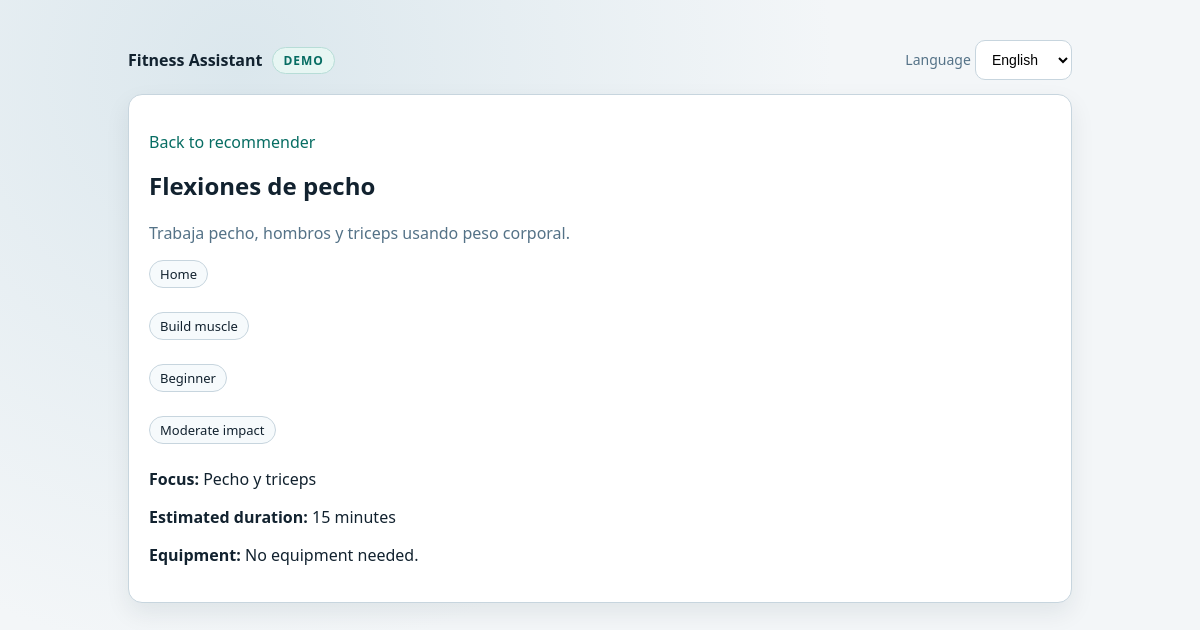
The app's page /polls/ejercicios/2/ with its own data.
### polls/models.py (models this page shows, shortened)
class Exercise(models.Model):
    class Place(models.TextChoices):
        HOME = "HOME", _("Home")
        GYM = "GYM", _("Gym")
        BOTH = "BOTH", _("Home and gym")
    class Goal(models.TextChoices):
        LOSE_FAT = "LOSE_FAT", _("Lose fat")
        GAIN_MUSCLE = "GAIN_MUSCLE", _("Build muscle")
        STRENGTH = "STRENGTH", _("Strength")
        ENDURANCE = "ENDURANCE", _("Endurance")
        MOBILITY = "MOBILITY", _("Mobility")
    class Level(models.TextChoices):
        BEGINNER = "BEGINNER", _("Beginner")
        INTERMEDIATE = "INTERMEDIATE", _("Intermediate")
        ADVANCED = "ADVANCED", _("Advanced")
    class Impact(models.TextChoices):
        LOW = "LOW", _("Low impact")
        MODERATE = "MODERATE", _("Moderate impact")
        HIGH = "HIGH", _("High impact")
    class ContentLanguage(models.TextChoices):
        SPANISH = "es", _("Spanish")
        ENGLISH = "en", _("English")
    name = models.CharField(max_length=120, unique=True)
    description = models.TextField()
    place = models.CharField(
        max_length=8,
        choices=Place.choices,
        default=Place.BOTH,
    )
    goal = models.CharField(max_length=20, choices=Goal.choices)
    level = models.CharField(
        max_length=20,
        choices=Level.choices,
        default=Level.BEGINNER,
    )
    focus_area = models.CharField(max_length=80, default="Full body")
    duration_minutes = models.PositiveSmallIntegerField(default=20)
    impact = models.CharField(
        max_length=8,
        choices=Impact.choices,
        default=Impact.MODERATE,
    )
    content_language = models.CharField(
        max_length=2,
        choices=ContentLanguage.choices,
        default=ContentLanguage.SPANISH,
    )
    requires_equipment = models.BooleanField(default=False)
    equipment_notes = models.CharField(max_length=140, blank=True)
    active = models.BooleanField(default=True)
    created_at = models.DateTimeField(auto_now_add=True)
    updated_at = models.DateTimeField(auto_now=True)
    class Meta:
        ordering = ["duration_minutes", "name"]

### polls/views.py (the view)
def exercise_detail(request, exercise_id):
    exercise = get_object_or_404(Exercise, pk=exercise_id, active=True)
    return render(request, "polls/exercise_detail.html", {"exercise": exercise})

### mysite/context_processors.py (called while the page is built)
def app_meta(_request):
    return {
        "APP_STAGE": getattr(settings, "APP_STAGE", "demo").upper(),
        "DEMO_MODE": getattr(settings, "DEMO_MODE", True),
        "SETTINGS_ENV": getattr(settings, "SETTINGS_ENV", "local"),
    }

### polls/templates/polls/exercise_detail.html (shortened to what this page needs)
{% extends "polls/base.html" %}
{% load i18n %}
{% block content %}
<article class="card">
    <p><a href="{% url 'polls:index' %}">{% trans "Back to recommender" %}</a></p>
    <h1>{{ exercise.name }}</h1>
    <p class="muted">{{ exercise.description }}</p>
    <p><span class="pill">{{ exercise.get_place_display }}</span></p>
    <p><span class="pill">{{ exercise.get_goal_display }}</span></p>
    <p><span class="pill">{{ exercise.get_level_display }}</span></p>
    <p><span class="pill">{{ exercise.get_impact_display }}</span></p>
    <p><strong>{% trans "Focus" %}:</strong> {{ exercise.focus_area }}</p>
    <p><strong>{% trans "Estimated duration" %}:</strong> {{ exercise.duration_minutes }} {% trans "minutes" %}</p>
    {% if exercise.requires_equipment %}
        <p>
            <strong>{% trans "Suggested equipment" %}:</strong>
            {% if exercise.equipment_notes %}{{ exercise.equipment_notes }}{% else %}{% trans "Basic training equipment" %}{% endif %}
        </p>
    {% else %}
        <p><strong>{% trans "Equipment" %}:</strong> {% trans "No equipment needed." %}</p>
    {% endif %}
</article>
{% endblock %}

### polls/templates/polls/base.html (style rules this page uses)
:root { --bg-1: #f3f6f8; --bg-2: #dbe7ed; --surface: #ffffff; --text: #12222f; --muted: #547287; --accent: #0d9a8b; --accent-2: #076d63; --border: #c7d5de; --shadow: 0 10px 24px rgba(18, 34, 47, 0.08); }
* { box-sizing: border-box; }
body { margin: 0; font-family: "Trebuchet MS", "Segoe UI", sans-serif; background: radial-gradient(circle at 20% 10%, var(--bg-2), var(--bg-1) 52%); color: var(--text); }
.card { background: var(--surface); border: 1px solid var(--border); border-radius: 14px; box-shadow: var(--shadow); padding: 20px; }
a { color: var(--accent-2); text-decoration: none; }
h1, h2, h3 { margin-top: 0; }
.muted { color: var(--muted); }
.pill { display: inline-block; border: 1px solid var(--border); border-radius: 999px; padding: 4px 10px; margin-right: 8px; margin-bottom: 8px; font-size: 13px; background: #f6fafc; }

### records on screen
Exercise: name "Flexiones de pecho", description "Trabaja pecho, hombros y triceps usando peso corporal.", place "Home", goal "Build muscle", level "Beginner", impact "Moderate impact", focus_area "Pecho y triceps", duration_minutes "15"

### other values on screen
{{ APP_STAGE }} "DEMO"
form field language "English"
